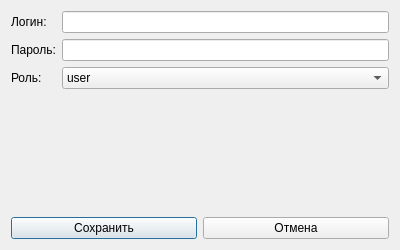
<?xml version="1.0" encoding="UTF-8"?>
<ui version="4.0">
 <class>UserDialog</class>
 <widget class="QDialog" name="UserDialog">
  <property name="geometry">
   <rect>
    <x>0</x>
    <y>0</y>
    <width>400</width>
    <height>250</height>
   </rect>
  </property>
  <property name="windowTitle">
   <string>Добавление пользователя</string>
  </property>
  <layout class="QVBoxLayout" name="verticalLayout">
   <item>
    <layout class="QFormLayout" name="formLayout">
     <item row="0" column="0">
      <widget class="QLabel" name="labelLogin">
       <property name="text">
        <string>Логин:</string>
       </property>
      </widget>
     </item>
     <item row="0" column="1">
      <widget class="QLineEdit" name="editLogin"/>
     </item>
     <item row="1" column="0">
      <widget class="QLabel" name="labelPassword">
       <property name="text">
        <string>Пароль:</string>
       </property>
      </widget>
     </item>
     <item row="1" column="1">
      <widget class="QLineEdit" name="editPassword">
       <property name="echoMode">
        <enum>QLineEdit::Password</enum>
       </property>
      </widget>
     </item>
     <item row="2" column="0">
      <widget class="QLabel" name="labelRole">
       <property name="text">
        <string>Роль:</string>
       </property>
      </widget>
     </item>
     <item row="2" column="1">
      <widget class="QComboBox" name="comboRole">
       <item>
        <property name="text">
         <string>user</string>
        </property>
       </item>
       <item>
        <property name="text">
         <string>admin</string>
        </property>
       </item>
       <item>
        <property name="text">
         <string>main_admin</string>
        </property>
       </item>
      </widget>
     </item>
    </layout>
   </item>
   <item>
    <layout class="QHBoxLayout" name="horizontalLayout">
     <item>
      <widget class="QPushButton" name="btnSave">
       <property name="text">
        <string>Сохранить</string>
       </property>
      </widget>
     </item>
     <item>
      <widget class="QPushButton" name="btnCancel">
       <property name="text">
        <string>Отмена</string>
       </property>
      </widget>
     </item>
    </layout>
   </item>
  </layout>
 </widget>
 <resources/>
 <connections/>
</ui>
